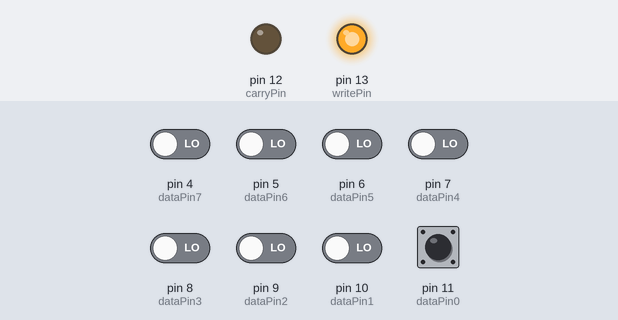
Recording of a sketch running on a simulated Arduino Uno, built with avr-gcc and run on an emulated ATmega328P. On the bench: output pins drawn as LEDs (lit = HIGH). The inputs (shaded band) are chosen by the test bench; at power-on: pin 11 (dataPin0) HIGH, pin 4 (dataPin7), pin 5 (dataPin6), pin 6 (dataPin5), pin 7 (dataPin4), pin 8 (dataPin3), pin 9 (dataPin2), pin 10 (dataPin1) LOW. What the sketch prints to the serial monitor is not drawn.

Above: at 3.5 s.
At 6.0 s:
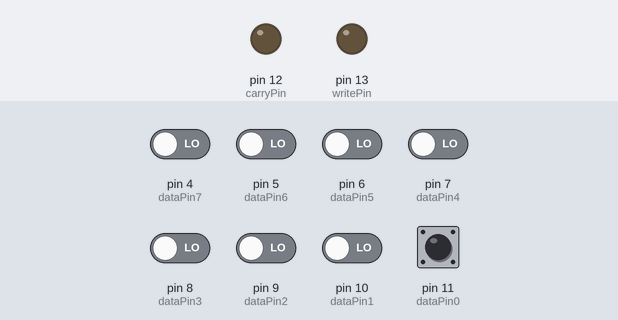
Timing chart, 0 to 9.6 s (numbered marks = the images above):
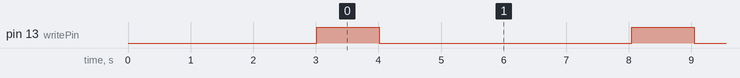

Measured:
- by itself, pin 13 (writePin): alternates HIGH for 1.0 s and LOW for 4.0 s

The sketch:

Project_InvertersAndANDGates.ino
```cpp
int writePin = 13;
int carryPin = 12;
int dataPin0 = 11; int dataPin1 = 10; int dataPin2 = 9; int dataPin3 = 8;
int dataPin4 = 7; int dataPin5 = 6; int dataPin6 = 5; int dataPin7 = 4;
int bit0; int bit1; int bit2; int bit3; int bit4; int bit5; int bit6; int bit7;

void setup() {
  // put your setup code here, to run once:
  Serial.begin(9600);
  pinMode(dataPin0, INPUT); pinMode(dataPin1, INPUT); pinMode(dataPin2, INPUT); pinMode(dataPin3, INPUT);
  pinMode(dataPin4, INPUT); pinMode(dataPin5, INPUT); pinMode(dataPin6, INPUT); pinMode(dataPin7, INPUT);
  delay(1000);

  bit0 = digitalRead(dataPin0); bit1 = digitalRead(dataPin1); bit2 = digitalRead(dataPin2); bit3 = digitalRead(dataPin3);
  bit4 = digitalRead(dataPin4); bit5 = digitalRead(dataPin5); bit6 = digitalRead(dataPin6); bit7 = digitalRead(dataPin7);
  delay(1000);

  Serial.print("Bit 0: ");
  Serial.println(bit0);
  Serial.print("Bit 1: ");
  Serial.println(bit1);
  Serial.print("Bit 2: ");
  Serial.println(bit2);
  Serial.print("Bit 3: ");
  Serial.println(bit3);
  Serial.print("Bit 4: ");
  Serial.println(bit4);
  Serial.print("Bit 5: ");
  Serial.println(bit5);
  Serial.print("Bit 6: ");
  Serial.println(bit6);
  Serial.print("Bit 7: ");
  Serial.println(bit7);
  delay(1000);

  pinMode(dataPin0, OUTPUT); pinMode(dataPin1, OUTPUT); pinMode(dataPin2, OUTPUT); pinMode(dataPin3, OUTPUT);
  pinMode(dataPin4, OUTPUT); pinMode(dataPin5, OUTPUT); pinMode(dataPin6, OUTPUT); pinMode(dataPin7, OUTPUT);
  pinMode(writePin, OUTPUT); pinMode(carryPin, OUTPUT);
}

void loop() {
  // put your main code here, to run repeatedly:
  digitalWrite(writePin, HIGH); digitalWrite(carryPin, LOW);
  digitalWrite(dataPin0, HIGH); digitalWrite(dataPin1, LOW); digitalWrite(dataPin2, LOW); digitalWrite(dataPin3, LOW);
  digitalWrite(dataPin4, LOW); digitalWrite(dataPin5, LOW); digitalWrite(dataPin6, LOW); digitalWrite(dataPin7, LOW);
  delay(1000);

  digitalWrite(writePin, LOW);
  delay(1000);

  pinMode(dataPin0, INPUT); pinMode(dataPin1, INPUT); pinMode(dataPin2, INPUT); pinMode(dataPin3, INPUT);
  pinMode(dataPin4, INPUT); pinMode(dataPin5, INPUT); pinMode(dataPin6, INPUT); pinMode(dataPin7, INPUT);
  delay(1000);

  bit0 = digitalRead(dataPin0); bit1 = digitalRead(dataPin1); bit2 = digitalRead(dataPin2); bit3 = digitalRead(dataPin3);
  bit4 = digitalRead(dataPin4); bit5 = digitalRead(dataPin5); bit6 = digitalRead(dataPin6); bit7 = digitalRead(dataPin7);
  delay(1000);

  Serial.print("Bit 0: ");
  Serial.println(bit0);
  Serial.print("Bit 1: ");
  Serial.println(bit1);
  Serial.print("Bit 2: ");
  Serial.println(bit2);
  Serial.print("Bit 3: ");
  Serial.println(bit3);
  Serial.print("Bit 4: ");
  Serial.println(bit4);
  Serial.print("Bit 5: ");
  Serial.println(bit5);
  Serial.print("Bit 6: ");
  Serial.println(bit6);
  Serial.print("Bit 7: ");
  Serial.println(bit7);
  Serial.println("One Cycle");
  delay(1000);
}
```
